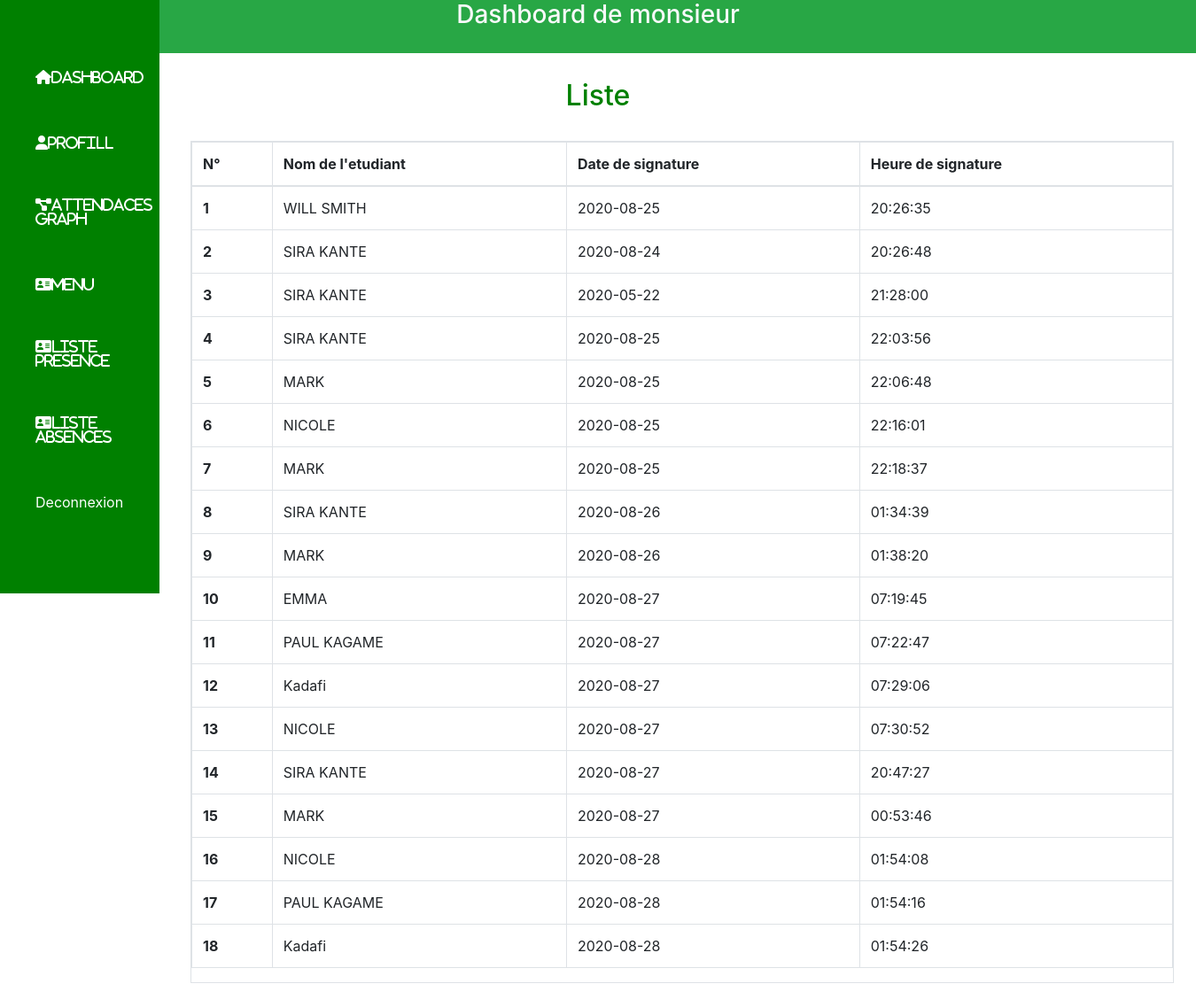
/list_attendance.php, run on an earlier commit of the app's database.
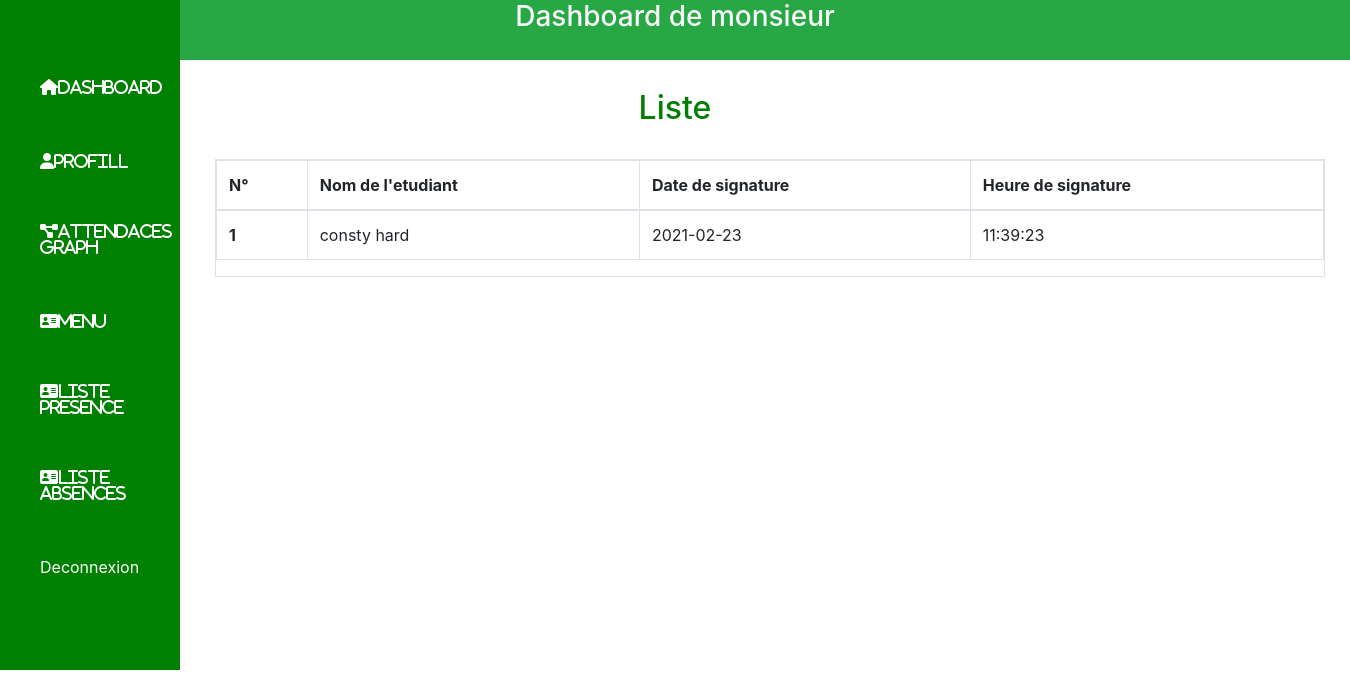
And on a later commit of the database.
### tables this page shows
CREATE TABLE `synthese` (
  `id_synthese` int(11) NOT NULL,
  `iduser` int(11) NOT NULL,
  `datesign` date NOT NULL,
  `timesign` time NOT NULL,
  `date_absence` date NOT NULL,
  `statut` int(11) NOT NULL,
  `causes` varchar(100) NOT NULL
);

CREATE TABLE `etudiant` (
  `iduser` int(11) NOT NULL,
  `nom` varchar(50) NOT NULL,
  `email` varchar(50) NOT NULL,
  `mdp` varchar(50) NOT NULL,
  `tel` varchar(20) NOT NULL,
  `gender` varchar(5) NOT NULL,
  `name_profil` varchar(50) NOT NULL,
  `total_sign` int(11) NOT NULL,
  `date_class` date NOT NULL,
  `statut` int(11) NOT NULL,
  `total_absence` int(11) NOT NULL,
  `date_inscript` date NOT NULL DEFAULT current_timestamp()
);

### list_attendance.php (the view)
<?php include("inc/header.php") ?>
<?php include("bd.php")?>
<?php include("menu_vertical.php")?>
<br><br>
     <?php
     $exep="";
     $sql="SELECT etudiant.nom, synthese.datesign, synthese.timesign FROM etudiant, synthese WHERE etudiant.iduser = synthese.iduser AND synthese.datesign!='{$exep}' AND synthese.timesign!='{$exep}'";
    $query=$conn->query($sql);
    $result=$query->fetchAll();
    $count = 1;
  ?>
  <h2 style="text-align: center; color: green; margin-top: 3%">Liste</h2>
  <br>
<div class="container" style="margin-left: 200px;">
    <div class="table-responsive table-bordered">
            <table class="table movie-table">
                  <thead>
                  <tr class= "movie-table-head">
                      <th>N°</th>
                      <th>Nom de l'etudiant</th>
                      <th>Date de signature</th>
                      <th>Heure de signature</th>
                  </tr>
              </thead>
              <tbody>
               <?php foreach ($result as $row): ?>
                <tr>
                    <th><?=$count++?></th>
                    <td><?= $row['nom']?></td>
                <td><?= $row['datesign']?></td>
                <td><?= $row['timesign']?></td>
                </tr>
            <?php endforeach ?>
              </tbody>
            </table>
            </div>
</div>
<br><br>
    <?php include("inc/footer.php") ?>

What changed in the data, as far as the page shows it:
removed synthese: iduser.nom "WILL SMITH", datesign "2020-08-25", timesign "20:26:35"
removed synthese: iduser.nom "SIRA KANTE", datesign "2020-08-24", timesign "20:26:48"
removed synthese: iduser.nom "SIRA KANTE", datesign "2020-05-22", timesign "21:28:00"
removed synthese: iduser.nom "SIRA KANTE", datesign "2020-08-25", timesign "22:03:56"
removed synthese: iduser.nom "MARK", datesign "2020-08-25", timesign "22:06:48"
removed synthese: iduser.nom "NICOLE", datesign "2020-08-25", timesign "22:16:01"
removed synthese: iduser.nom "MARK", datesign "2020-08-25", timesign "22:18:37"
removed synthese: iduser.nom "SIRA KANTE", datesign "2020-08-26", timesign "01:34:39"
removed synthese: iduser.nom "MARK", datesign "2020-08-26", timesign "01:38:20"
removed synthese: iduser.nom "EMMA", datesign "2020-08-27", timesign "07:19:45"
removed synthese: iduser.nom "PAUL KAGAME", datesign "2020-08-27", timesign "07:22:47"
removed synthese: iduser.nom "Kadafi", datesign "2020-08-27", timesign "07:29:06"
removed synthese: iduser.nom "NICOLE", datesign "2020-08-27", timesign "07:30:52"
removed synthese: iduser.nom "SIRA KANTE", datesign "2020-08-27", timesign "20:47:27"
removed synthese: iduser.nom "MARK", datesign "2020-08-27", timesign "00:53:46"
removed synthese: iduser.nom "NICOLE", datesign "2020-08-28", timesign "01:54:08"
removed synthese: iduser.nom "PAUL KAGAME", datesign "2020-08-28", timesign "01:54:16"
removed synthese: iduser.nom "Kadafi", datesign "2020-08-28", timesign "01:54:26"
added synthese: iduser.nom "consty hard", datesign "2021-02-23", timesign "11:39:23"
